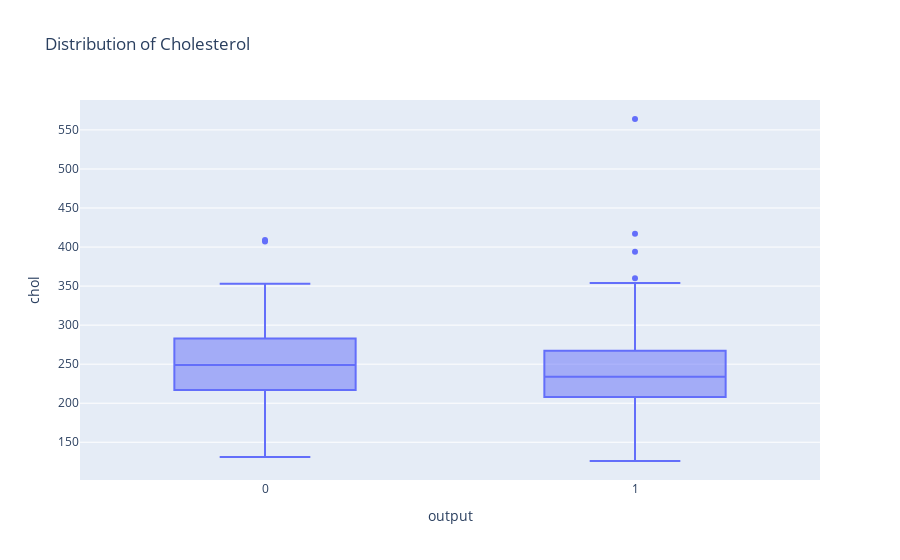

Notebook code for this chart:
### Code cell
fig = px.box(heart_df, x='output', y='chol', title='Distribution of Cholesterol')
fig.show()

### Figure 1 — Plotly figure (JSON) as saved in the notebook; plotly's stock layout.template omitted (floating-point values rounded to 4 significant figures; data arrays with more than 128 entries replaced by an {"elided": "..."} marker saying what was removed)
{"data": [{"alignmentgroup": "True", "hovertemplate": "output=%{x}<br>chol=%{y}<extra></extra>", "legendgroup": "", "marker": {"color": "#636efa"}, "name": "", "notched": false, "offsetgroup": "", "orientation": "v", "showlegend": false, "type": "box", "x": {"elided": "303 int values"}, "x0": " ", "xaxis": "x", "y": {"elided": "303 int values"}, "y0": " ", "yaxis": "y"}], "layout": {"boxmode": "group", "legend": {"tracegroupgap": 0}, "title": {"text": "Distribution of Cholesterol"}, "xaxis": {"anchor": "y", "domain": [0, 1], "title": {"text": "output"}}, "yaxis": {"anchor": "x", "domain": [0, 1], "title": {"text": "chol"}}}}
